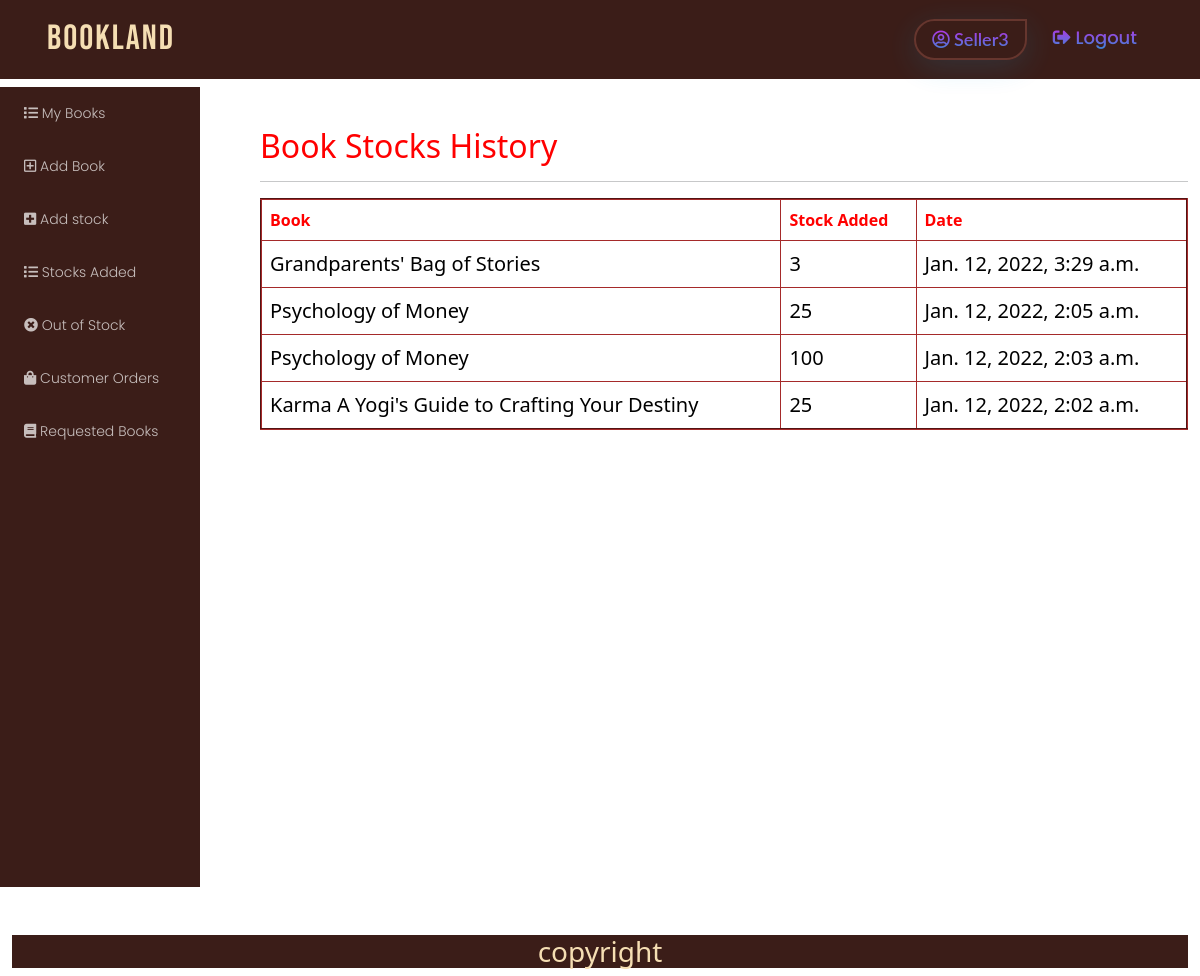
The page /seller/stockavailable (signed in) on the database its author committed.
### authapp/models.py (models this page shows)
class User(AbstractUser):
    is_seller = models.BooleanField(default=False)
    is_customer = models.BooleanField(default=False)

### seller/models.py (models this page shows, shortened)
class BookStock(Abstractmodels):
    stock_available = models.PositiveIntegerField(default=0, help_text='No: of Books Available')
    book = models.ForeignKey(Book, on_delete=models.CASCADE, related_name='bookstock')
    user = models.ForeignKey(User, on_delete=models.CASCADE, related_name='stockadder')
    class Meta:
        ordering = ['-created_date']

class Book(Abstractmodels):
    name = models.CharField(max_length=120, verbose_name='Book Name')
    author = models.CharField(max_length=120, verbose_name='Author')
    price = models.PositiveIntegerField(default=0)
    publisher = models.CharField(max_length=120, verbose_name='Publisher')
    language = models.CharField(max_length=120, verbose_name='language')
    country_of_origin = models.CharField(max_length=120, verbose_name='Country of Origin')
    details = models.CharField(max_length=1000, verbose_name='Details of Book')
    image = models.ImageField(upload_to='book_images')
    category = models.ForeignKey(Category, on_delete=models.CASCADE, related_name='category')
    user = models.ForeignKey(User, on_delete=models.CASCADE, related_name='seller')
    stock = models.PositiveIntegerField(default=0)
    class Meta:
        ordering = ['-created_date']
    def __str__(self):
        return self.name

### seller/views.py (the view)
# urls.py: path('stockavailable', views.StockView.as_view(), name='stockavailable'),
@method_decorator([login_required, seller_required], name='dispatch')
class StockView(ListView):
    model = BookStock
    template_name = 'seller/bookstock.html'
    context_object_name = 'stocks'
    def get_queryset(self):
        return BookStock.objects.filter(user=self.request.user)

### templates/seller/bookstock.html
<!DOCTYPE html>
{%extends 'seller/baseadmin.html'%}
{%load static%}
  {% block body_block %}
<div class="mt-5 ms-5">
    <h2 class="" style="color: red">Book Stocks History</h2>
            <hr>
<table class="table table-bordered" border="2px">
      <tr>
        <th>Book</th>
        <th>Stock Added</th>
        <th>Date</th>
      </tr>
{%for stock in stocks%}
<tr>
    <td>{{stock.book}}</td>
    <td>{{stock.stock_available}}</td>
    <td> {{stock.created_date}}</td>
</tr>
{%endfor%}
</table>
</div>
  {% endblock %}

### templates/seller/baseadmin.html (shortened to what this page needs)
<!DOCTYPE html>
{%load static%}
<html lang="en">
<head>
    <link href="https://cdn.jsdelivr.net/npm/bootstrap@5.1.1/dist/css/bootstrap.min.css" rel="stylesheet"
>
    <link rel="stylesheet" href="https://cdnjs.cloudflare.com/ajax/libs/font-awesome/5.15.0/css/all.min.css"
/>
    <link rel="stylesheet" href="https://cdnjs.cloudflare.com/ajax/libs/font-awesome/5.15.0/css/fontawesome.min.css"
/>
    <link rel="stylesheet" href="{%static 'css/styles.css'%}">
</head>
<body>
<nav class="navbar navbar-expand-lg navbarTransparent">
    <div class="container">
        <a class="navbar-brand" href="{%url 'home' %}">BookLand</a>
        <div class="collapse navbar-collapse" id="navbarSupportedContent">
            <ul class="navbar-nav ms-auto mb-2 mb-lg-0">
                <li class="nav-item">
                    <a class="nav-link active" href="#">
                        <i class="far  fa-user-circle icolor"></i>&nbsp;{{request.user}}
                    </a>
                </li>
                <li class="nav-item">
                    <a class="nav-link" href="{%url 'logout'%}"><i
                            class="fas fa-sign-out-alt icolor"></i>&nbsp;Logout</a>
                </li>
            </ul>
        </div>
    </div>
</nav>
<div class="container-fluid ">
    <div class="row">
        <div class="col-md-2 db-padd">
            <div class="dashbard-left">
                <div class="row">
                    <div class="col-md-12">
                        <div class="dashleft-2">
                            <ul class="list-group">
                                <li class="list-group-item "><a href="{%url 'mybooks'%}"><i
                                        class="fas fa-list"></i>&nbsp;My Books</a></li>
                                <li class="list-group-item"><a href="{% url 'bookadd'%}"><i
                                        class="far fa-plus-square"></i>&nbsp;Add Book</a></li>
                                <li class="list-group-item"><a href="{%url 'stockadd'%}"><i
                                        class="fas fa-plus-square"></i>&nbsp;Add stock</a></li>
                                <li class="list-group-item"><a href="{%url 'stockavailable'%}"><i
                                        class="fas fa-list"></i>&nbsp;Stocks Added</a></li>
                                <li class="list-group-item"><a href="{%url 'outofstock'%}"><i
                                        class="fas fa-times-circle"></i>&nbsp;Out of Stock</a></li>
                                <li class="list-group-item"><a href="{%url 'customerorders'%}"><i
                                        class="fas fa-shopping-bag"></i>&nbsp;Customer Orders</a></li>
                                <li class="list-group-item"><a href="{%url 'see_requested_books'%}"><i
                                        class="fas fa-book"></i>&nbsp;Requested Books </a></li>
                            </ul>
                        </div>
                    </div>
                </div>
            </div>
        </div>
        <div class="col-md-10">
            {%block body_block%}
            {%endblock%}
        </div>
    </div>
        <div class="footer mt-5">
        <h3>copyright</h3>
    </div>
</div>
</body>
</html>

### static/css/styles.css (style rules this page uses)
th { color: red; }
td { margin-top : 5px; color: black; font-size : 20px; }
.table-bordered { border-color: brown; border-radius: 3rem!important; }
.db-padd { padding: 0!important; }
.dashbard-left { width: 100%; position: relative; z-index: 1; top: 0; left: 0; overflow-x: hidden; }
.dashbard-left .dashleft-2 { background-color: rgb(59, 29, 24); border-radius: 0rem; margin-top: 0.5rem; height: 100vh; }
.dashleft-2 .list-group .list-group-item { font-family: "Poppins", sans-serif; font-weight: 300; font-size: 14px; background-color: transparent; border: none; margin: 8px; cursor: pointer; }
.dashleft-2 .list-group .list-group-item a { color:rgba(255, 255, 255, 0.712); text-decoration: none; }
body { background-image: url("https://cdn.wallpapersafari.com/18/38/bp9GEo.jpg"); background-repeat: no-repeat; background-attachment: fixed; }
.navbarTransparent { background-color: rgb(59, 29, 24); }
.navbar .navbar-brand { font-family: "Bebas Neue", cursive; color: wheat; font-size: 35px; font-weight: 100; letter-spacing: 2px; padding: 5px; }
.navbar .navbar-nav .nav-item { opacity: 0.9; margin: 5px; }
.navbar .navbar-nav .nav-item .nav-link.active { border-top-left-radius: 7rem; border-bottom-left-radius: 7rem; border-bottom-right-radius: 7rem; box-shadow: 0 8px 32px 0 rgba(18, 174, 232, 0.17); font-size: 18px; font-weight: 600; font-family: "Lato", sans-serif; padding: 5px 16px; background: -webkit-linear-gradient(rgb(247, 19, 255), rgb(18, 174, 232)); -webkit-background-clip: text; background-clip: text; -webkit-text-fill-color: transparent; border-width: 2px; border-style: solid; border-color: rgb(107, 57, 49); }
.navbar .navbar-nav .nav-item .nav-link { text-transform: capitalize; font-size: 18px; font-weight: 500; font-family: "Poppins", sans-serif; padding: 5px 16px; background: -webkit-linear-gradient(rgb(247, 19, 255), rgb(18, 174, 232)); -webkit-background-clip: text; background-clip: text; -webkit-text-fill-color: transparent; }
.footer { background-color : rgb(59, 29, 24); text-align : center; color: wheat; width:100%; }

### rows shown on the page
User: user "Seller3"
BookStock: book "Grandparents' Bag of Stories", stock_available "3", created_date "Jan. 12, 2022, 3:29 a.m."
BookStock: book "Psychology of Money", stock_available "25", created_date "Jan. 12, 2022, 2:05 a.m."
BookStock: book "Psychology of Money", stock_available "100", created_date "Jan. 12, 2022, 2:03 a.m."
BookStock: book "Karma A Yogi's Guide to Crafting Your Destiny", stock_available "25", created_date "Jan. 12, 2022, 2:02 a.m."
